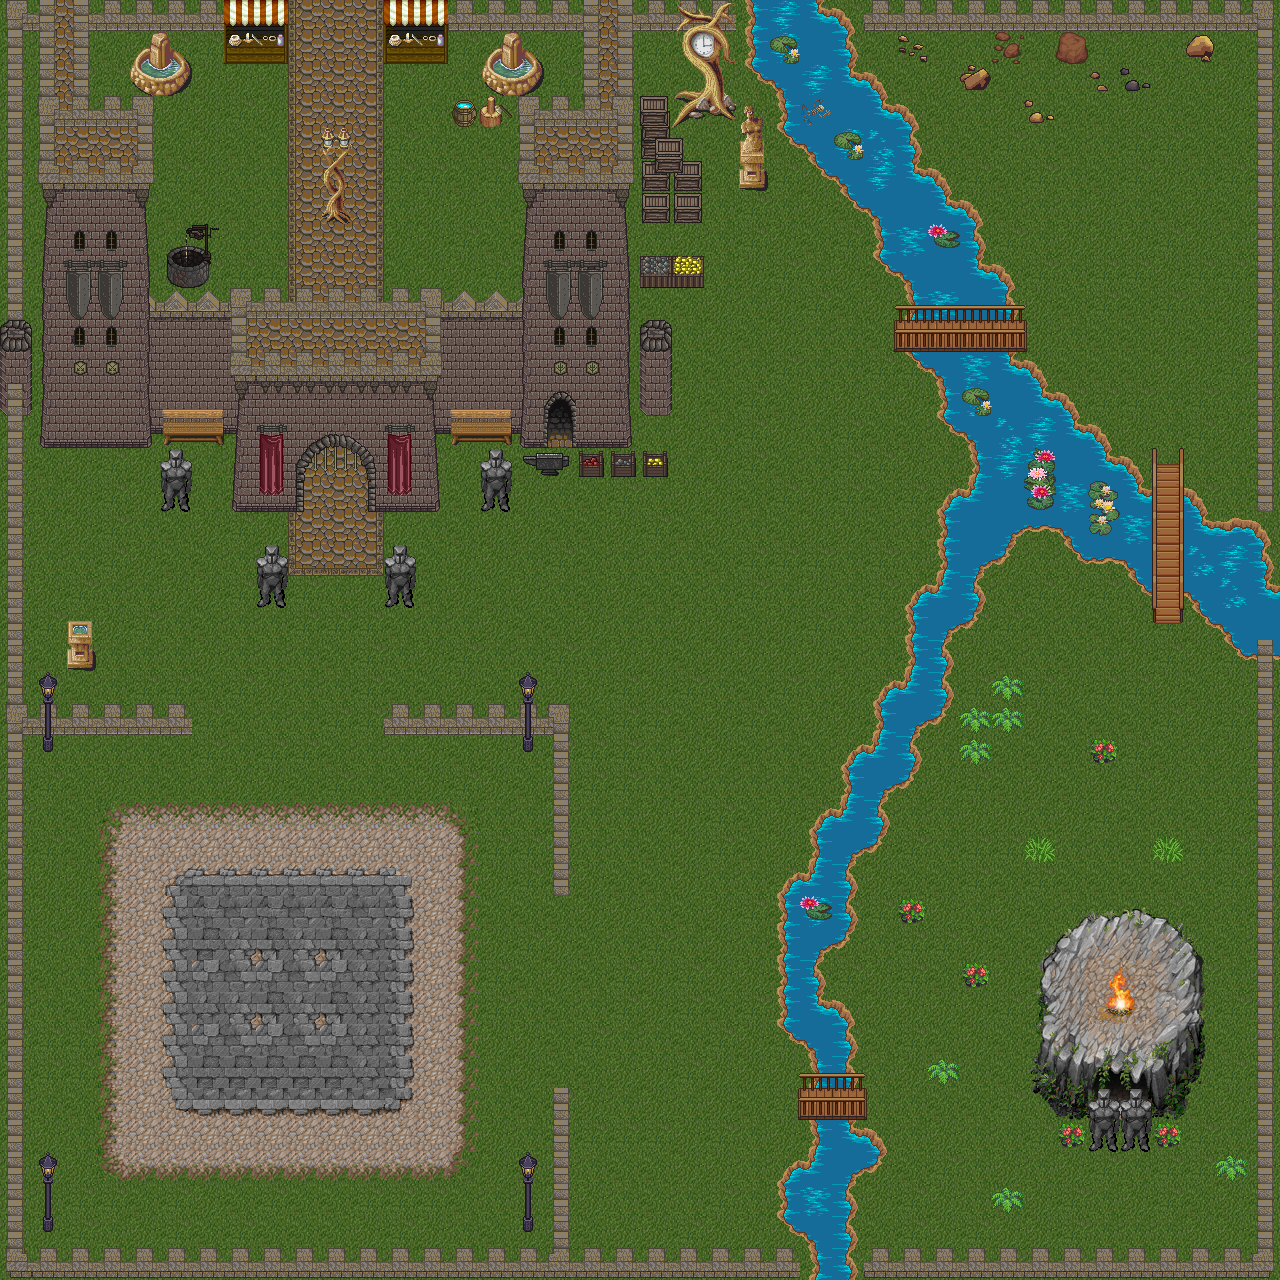

Tiled map render using the project's own tile images. Description and the map definition, with tile-layer contents summarised, below:
An orthogonal 40x40 tile map with 32x32 px tiles, 5 tile layers (Background, Background 2, Foreground, Foreground 2, ...), 5 tilesets.

<map version="1.0" orientation="orthogonal" renderorder="right-down" width="40" height="40" tilewidth="32" tileheight="32" nextobjectid="1">
 <tileset firstgid="1" name="terrain" tilewidth="32" tileheight="32" tilecount="483" columns="21">
  <image source="tilesets/terrain.png" width="672" height="736" />
  <terraintypes>
   <terrain name="Water" tile="-1" />
   <terrain name="Grass" tile="-1" />
  </terraintypes>
  <tile id="19" terrain="0,0,0," />
  <tile id="20" terrain="0,0,,0" />
  <tile id="40" terrain="0,,0,0" />
  <tile id="41" terrain=",0,0,0" />
  <tile id="60" terrain=",,,0" />
  <tile id="61" terrain=",,0,0" />
  <tile id="62" terrain=",,0," />
  <tile id="81" terrain=",0,,0" />
  <tile id="82" terrain="0,0,0,0" />
  <tile id="83" terrain="0,,0," />
  <tile id="102" terrain=",0,," />
  <tile id="103" terrain="0,0,," />
  <tile id="104" terrain="0,,," />
  <tile id="123" terrain="0,0,0,0" />
  <tile id="124" terrain="0,0,0,0" />
  <tile id="125" terrain="0,0,0,0" />
  <tile id="127" terrain="1,1,1," />
  <tile id="128" terrain="1,1,,1" />
  <tile id="130" terrain="1,1,1," />
  <tile id="131" terrain="1,1,,1" />
  <tile id="148" terrain="1,,1,1" />
  <tile id="149" terrain=",1,1,1" />
  <tile id="151" terrain="1,,1,1" />
  <tile id="152" terrain=",1,1,1" />
  <tile id="168" terrain=",,,1" />
  <tile id="169" terrain=",,1,1" />
  <tile id="170" terrain=",,1," />
  <tile id="171" terrain=",,,1" />
  <tile id="172" terrain=",,1,1" />
  <tile id="173" terrain=",,1," />
  <tile id="189" terrain=",1,,1" />
  <tile id="190" terrain="1,1,1,1" />
  <tile id="191" terrain="1,,1," />
  <tile id="192" terrain=",1,,1" />
  <tile id="193" terrain="1,1,1,1" />
  <tile id="194" terrain="1,,1," />
  <tile id="210" terrain=",1,," />
  <tile id="211" terrain="1,1,," />
  <tile id="212" terrain="1,,," />
  <tile id="213" terrain=",1,," />
  <tile id="214" terrain="1,1,," />
  <tile id="215" terrain="1,,," />
  <tile id="231" terrain="1,1,1,1" />
  <tile id="232" terrain="1,1,1,1" />
  <tile id="233" terrain="1,1,1,1" />
  <tile id="234" terrain="1,1,1,1" />
  <tile id="235" terrain="1,1,1,1" />
  <tile id="236" terrain="1,1,1,1" />
  <tile id="243" terrain="1,1,1,1" />
  <tile id="244" terrain="1,1,1,1" />
  <tile id="245" terrain="1,1,1,1" />
  <tile id="259" terrain="0,0,0,1" />
  <tile id="260" terrain="0,0,1,0" />
  <tile id="280" terrain="0,1,0,0" />
  <tile id="281" terrain="1,0,0,0" />
  <tile id="300" terrain="1,1,1,0" />
  <tile id="301" terrain="1,1,0,0" />
  <tile id="302" terrain="1,1,0,1" />
  <tile id="321" terrain="1,0,1,0" />
  <tile id="322" terrain="0,0,0,0" />
  <tile id="323" terrain="0,1,0,1" />
  <tile id="342" terrain="1,0,1,1" />
  <tile id="343" terrain="0,0,1,1" />
  <tile id="344" terrain="0,1,1,1" />
 </tileset>
 <tileset firstgid="484" name="outside" tilewidth="32" tileheight="32" tilecount="256" columns="16">
  <image source="tilesets/Outside_B.png" width="512" height="512" />
 </tileset>
 <tileset firstgid="740" name="castle" tilewidth="32" tileheight="32" tilecount="256" columns="16">
  <image source="tilesets/Castle2.png" width="512" height="512" />
 </tileset>
 <tileset firstgid="996" name="arena-tiles" tilewidth="32" tileheight="32" tilecount="64" columns="16">
  <image source="tilesets/arena-tiles.png" width="512" height="128" />
 </tileset>
 <tileset firstgid="1060" name="mtn" tilewidth="32" tileheight="32" tilecount="256" columns="16">
  <image source="tilesets/mountain_landscape_25.png" width="512" height="512" />
 </tileset>
 <layer name="Background" width="40" height="40">
  <data>[1600 cells, 1600 non-empty, 29 distinct tile ids]</data>
 </layer>
 <layer name="Background 2" width="40" height="40">
  <data>[1600 cells, 90 non-empty, 19 distinct tile ids]</data>
 </layer>
 <layer name="Foreground" width="40" height="40">
  <data>[1600 cells, 444 non-empty, 91 distinct tile ids]</data>
 </layer>
 <layer name="Foreground 2" width="40" height="40">
  <data>[1600 cells, 173 non-empty, 59 distinct tile ids]</data>
 </layer>
 <layer name="Top" width="40" height="40">
  <data>[1600 cells, 94 non-empty, 49 distinct tile ids]</data>
 </layer>
</map>
